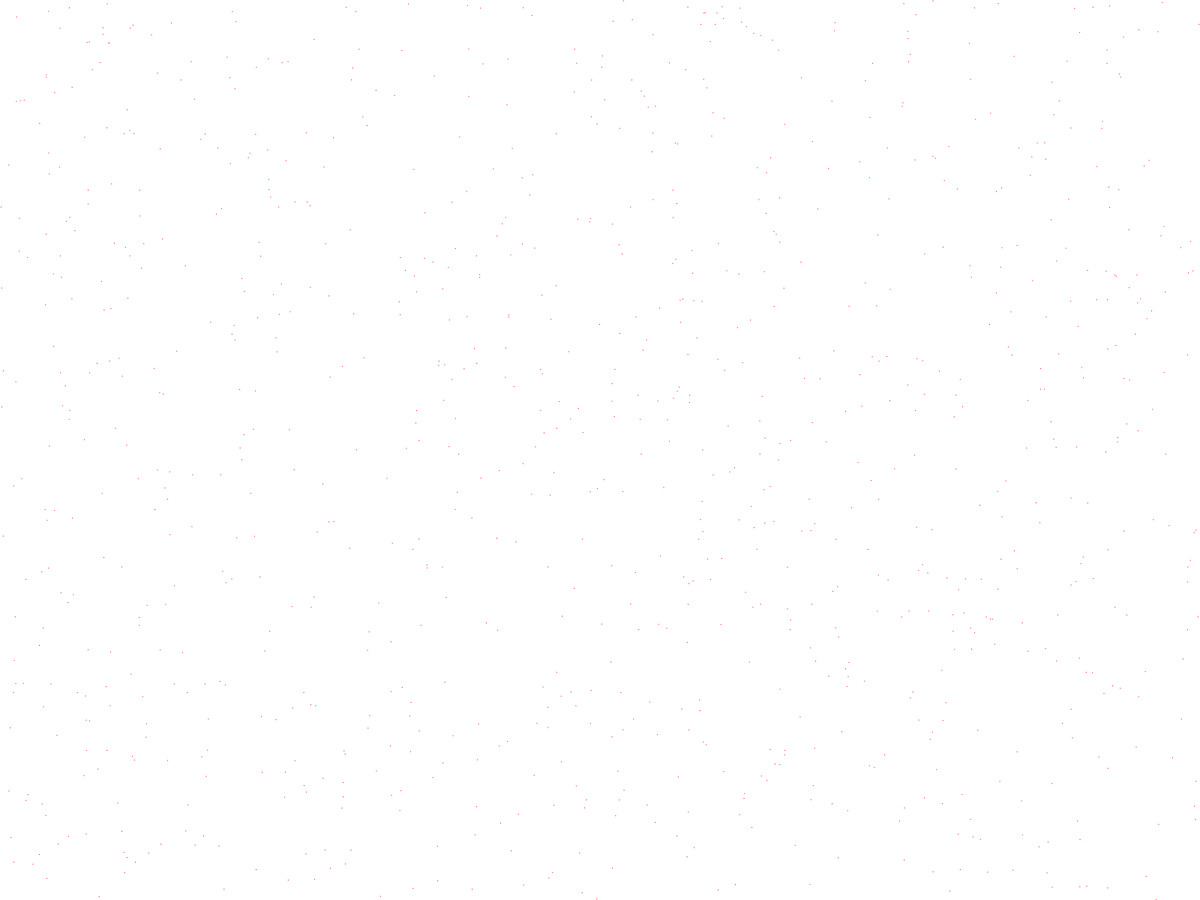
Frame 1 (no input)
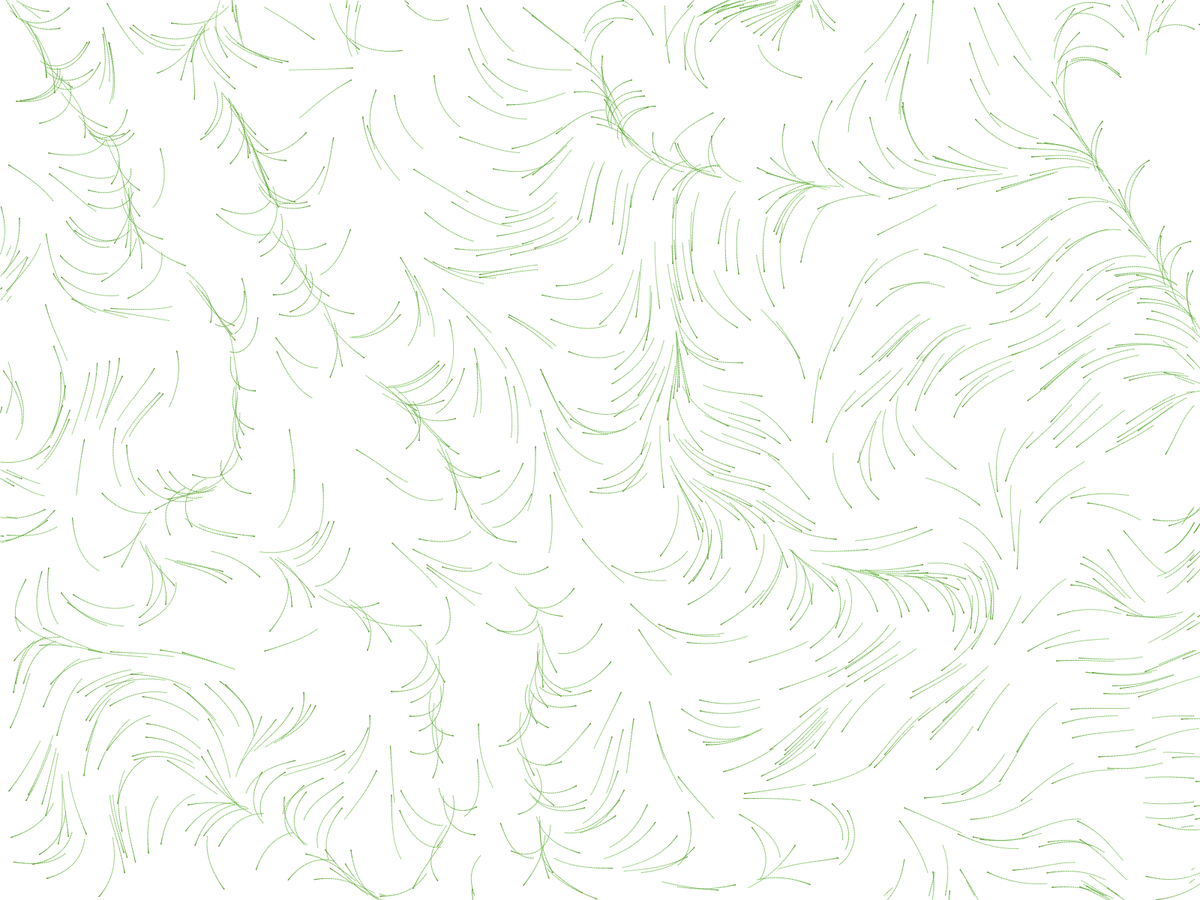
Frame 60 (the mouse pressed at the canvas centre just before this capture)
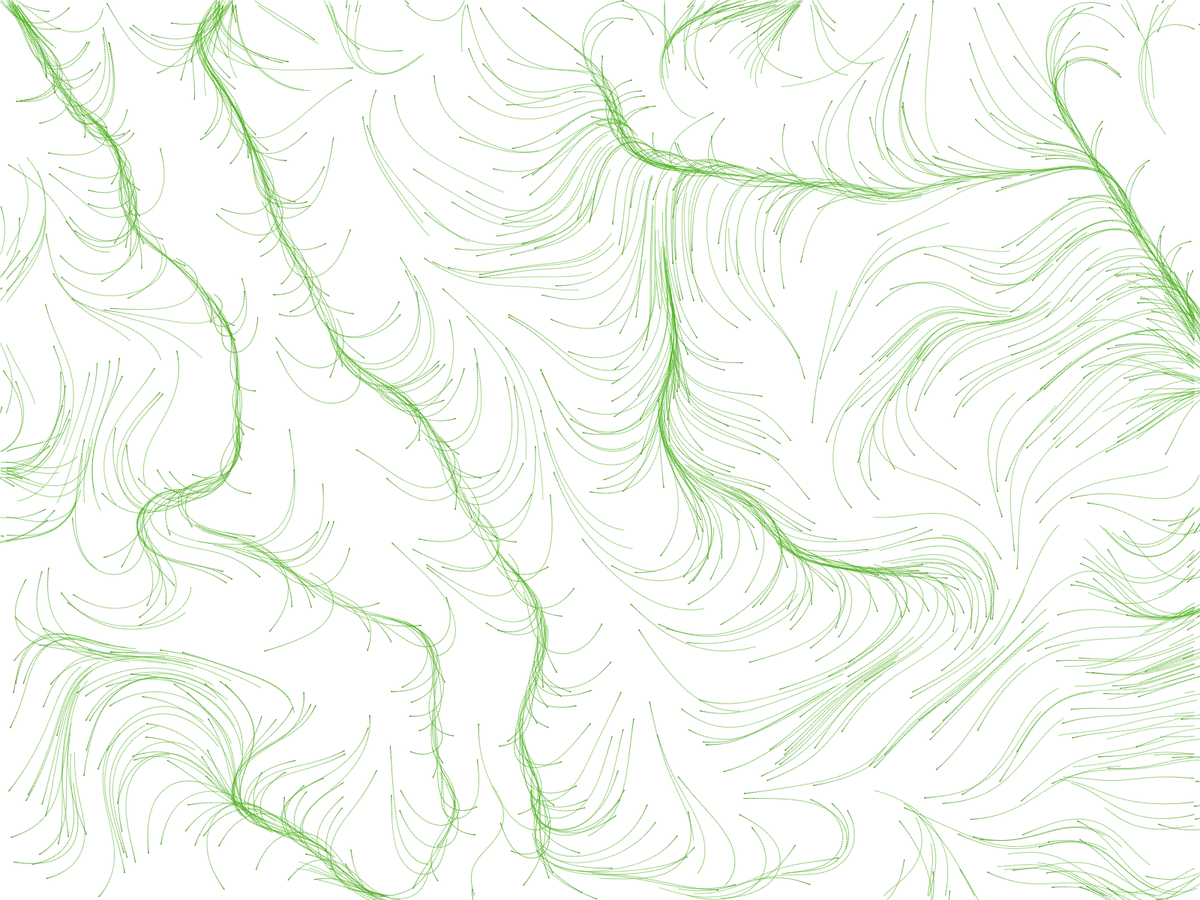
Frame 120 (the mouse held since frame 60 and released just before this capture)

The Processing sketch that drew these frames (run headless with seeded random() and noise(); from frame 60 on, the mouse is pressed at the canvas centre):

// Processing sketch: NoiseAgentV2
// ── NoiseAgentV2.pde
ArrayList<Agent> agents = new ArrayList<Agent>();
float noiseScale=1000;
float zoff;

void setup(){
  colorMode(HSB, 360, 100, 100, 100);
  fullScreen(JAVA2D);
  background(360);
  for(int i = 0; i < 1000; i++){
    Agent agent = new Agent();
    agent.x = random(0, width);
    agent.y = random(0, height);
    agent.zoff = zoff;
    agent.speed = random(0.09, 0.11);
    agent.col=color(0, 100, 100, 100);
    agents.add(agent);
  }
  frameRate(1200);
  loadPixels();
}

void draw(){
  zoff+=0.0001;
  //background(255);
  //fill(360, 1);
  //rect(0, 0, width, height);
  ArrayList<Agent> Nagents = new ArrayList<Agent>();
  for(Agent agent:agents){
    Agent Nagent = new Agent();
    Nagent.speed = agent.speed;
    float angle = map(noise(agent.x/noiseScale, agent.y/noiseScale, zoff), 0, 1, -PI, PI);
    if(agent.x <= 0 || agent.x >= width || agent.y <= 0 || agent.y >= height){
          agent.x = lerp(agent.x, width/2, 0.01);
          agent.y = lerp(agent.y, height/2, 0.01);
          Nagent.speed = 0-agent.speed;
          agent.vecx = -agent.vecx;
          agent.vecy = -agent.vecy;
          //agent.x = width/2;
          //agent.y = height/2;
    }
    else{
      //pixelRenderer;
      //pixels[(int)agent.y*width + (int)agent.x] = int((int)agent.col);//追加
      //pointRenderer;
      fill(agent.col);
      noStroke();
      rect(agent.x, agent.y, 1, 1);
    }
    Nagent.vecx = agent.vecx*0.95 + cos(angle*2*PI)*agent.speed;
    Nagent.vecy = agent.vecy*0.95 + sin(angle*2*PI)*agent.speed;
    Nagent.x = agent.x+agent.vecx;
    Nagent.y = agent.y+agent.vecy;
    Nagent.count = agent.count+1;
    Nagent.col = color(sin((float)frameCount/12000)*100+100, sin((float)frameCount/120)*40+60, sin((float)frameCount/1200)*40+60+random(0, 10));
    //Nagent.col = color((frameCount/10)%100+100, 100, 100);
    Nagents.add(Nagent);
  }
  agents = Nagents;
  //pixelRenderer;
      //updatePixels();
}

class Position{
  float x;
  float y;
}

class Agent extends Position{
  float vecx;
  float vecy;
  int count;
  float zoff;
  float speed;
  color col;
}
